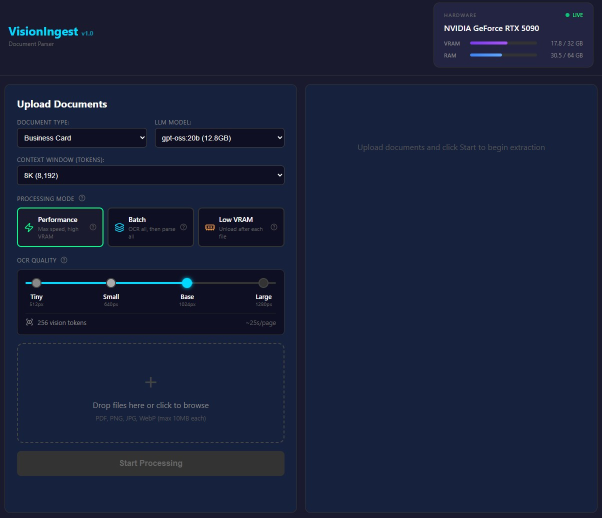
#> input picture assets/app_1.jpg, 1203 x 1035 px (shown at 1/2 size)
$ python -i preprocessor.py   (imports and definitions only)
#> lines starting #> are read from the running program, lines starting #| are printed output that depends on the picture; after the words box and inside, x2 and y2 are one past the last pixel; in counts of white or black regions, pixels touching at a corner belong together
"""Light image preprocessing for OCR quality improvement."""
import cv2
import numpy as np
from pathlib import Path
from loguru import logger


def detect_skew_angle(image: np.ndarray) -> float:
    """Detect skew angle of document using Hough transform."""
    try:
        # Convert to grayscale for edge detection only
        if len(image.shape) == 3:
            gray = cv2.cvtColor(image, cv2.COLOR_BGR2GRAY)
        else:
            gray = image

        # Edge detection
        edges = cv2.Canny(gray, 50, 150, apertureSize=3)

        # Detect lines
        lines = cv2.HoughLinesP(
            edges, 1, np.pi/180,
            threshold=100,
            minLineLength=100,
            maxLineGap=10
        )

        if lines is None or len(lines) == 0:
            return 0.0

        # Calculate angles
        angles = []
        for line in lines:
            x1, y1, x2, y2 = line[0]
            if x2 - x1 != 0:
                angle = np.degrees(np.arctan2(y2 - y1, x2 - x1))
                # Only consider near-horizontal lines (text lines)
                if abs(angle) < 45:
                    angles.append(angle)

        if not angles:
            return 0.0

        # Return median angle (robust to outliers)
        return float(np.median(angles))

    except Exception as e:
        logger.warning(f"Skew detection failed: {e}")
        return 0.0


# [26 lines left out: function rotate_image, not called in this run]


def is_low_contrast(image: np.ndarray, threshold: float = 0.2) -> bool:
    """Check if image has low contrast."""
    if len(image.shape) == 3:
        gray = cv2.cvtColor(image, cv2.COLOR_BGR2GRAY)
    else:
        gray = image

    # Calculate contrast ratio
    min_val, max_val = gray.min(), gray.max()
    contrast = (max_val - min_val) / 255.0

    return contrast < threshold


# [60 lines left out: function preprocess_image, not called in this run]


def preprocess_image_memory(img: np.ndarray) -> np.ndarray:
    """
    In-memory preprocessing for when we already have numpy array.
    Returns preprocessed image without file I/O.
    """
    original_shape = img.shape

    # 1. Deskew if needed
    angle = detect_skew_angle(img)
    if abs(angle) > 1.0:
        img = rotate_image(img, angle)

    # 2. Upscale if too small
    h, w = img.shape[:2]
    min_dimension = 1024
    if max(h, w) < min_dimension:
        scale = min_dimension / max(h, w)
        new_w = int(w * scale)
        new_h = int(h * scale)
        img = cv2.resize(img, (new_w, new_h), interpolation=cv2.INTER_CUBIC)

    # 3. Light contrast boost if needed
    if is_low_contrast(img):
        img = cv2.convertScaleAbs(img, alpha=1.1, beta=5)

    return img

>>> import cv2
>>> picture = cv2.imread('../assets/app_1.jpg')
#> picture is the input picture: shape (1035, 1203, 3); mean B, G, R 57.3, 32.8, 24.6
>>> result = preprocess_image_memory(picture)
#> in detect_skew_angle, `gray = cv2.cvtColor(image, cv2.COLOR_BGR2GRAY)`:
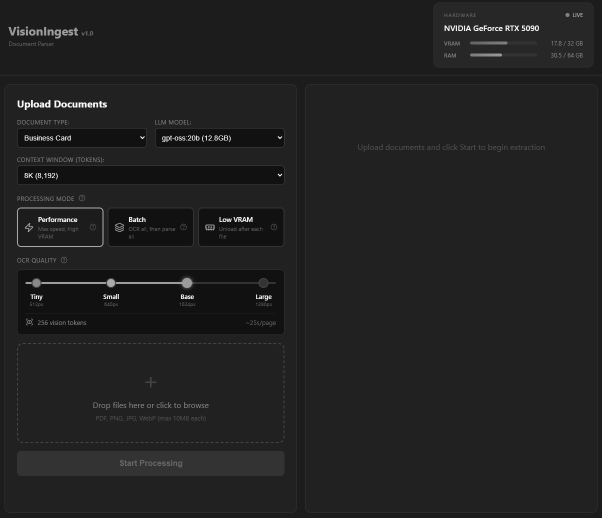
#> gray: shape (1035, 1203) (shown at 1/2 size); min 2, max 255, mean 33.2
#> in detect_skew_angle, `edges = cv2.Canny(gray, 50, 150, apertureSize=3)`:
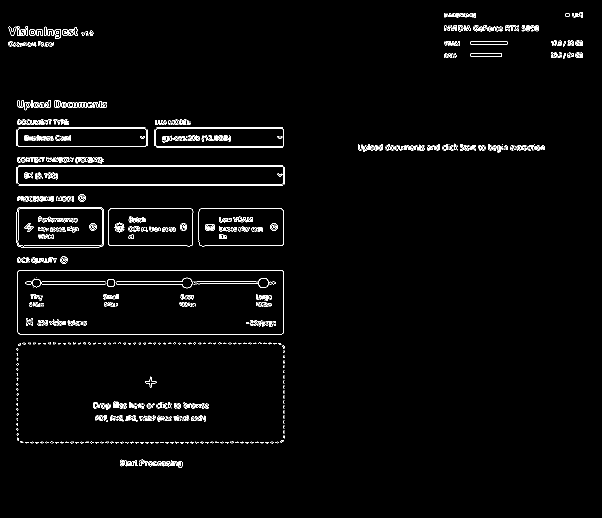
#> edges: shape (1035, 1203) (shown at 1/2 size); 2.1% white in thin lines or dots, all inside (x1, y1, x2, y2) = (17, 25, 1166, 936)
#> in detect_skew_angle, `lines = cv2.HoughLinesP( edges, 1, np.pi/180, threshold=100, minLineLe..`: lines = 71 rows, first 6: [313, 293, 564, 293], [37, 332, 565, 332], [39, 540, 563, 540], [37, 330, 565, 330], [39, 668, 563, 668], [37, 370, 565, 370]
#> the loop in detect_skew_angle, `for line in lines:` made 71 passes
#> (x1, y1, x2, y2, angle) on passes 1 to 12: (313, 293, 564, 293, 0), (37, 332, 565, 332, 0), (39, 540, 563, 540, 0), (37, 330, 565, 330, 0), (39, 668, 563, 668, 0), (37, 370, 565, 370, 0), (313, 257, 565, 257, 0), (38, 368, 568, 368, 0), (229, 563, 364, 563, 0), (37, 255, 290, 255, 0), (35, 491, 205, 491, 0), (313, 295, 565, 295, 0)
#> (x1, y1, x2, y2) on passes 14, 16, 34, 54: (567, 664, 567, 544), (35, 664, 35, 543), (33, 868, 33, 697), (34, 879, 34, 696)
#> after the loop in detect_skew_angle, `for line in lines:`: angles = 66 values, max 2.02 at index 25, min -2.03 at index 43, mean 0.0807
#> in preprocess_image_memory, `angle = detect_skew_angle(img)`: angle = 0
#> in is_low_contrast, `min_val, max_val = gray.min(), gray.max()`: min_val = 2; max_val = 255
#> in is_low_contrast, `contrast = (max_val - min_val) / 255.0`: contrast = 0.992

$ run again, on assets/app_2.jpg
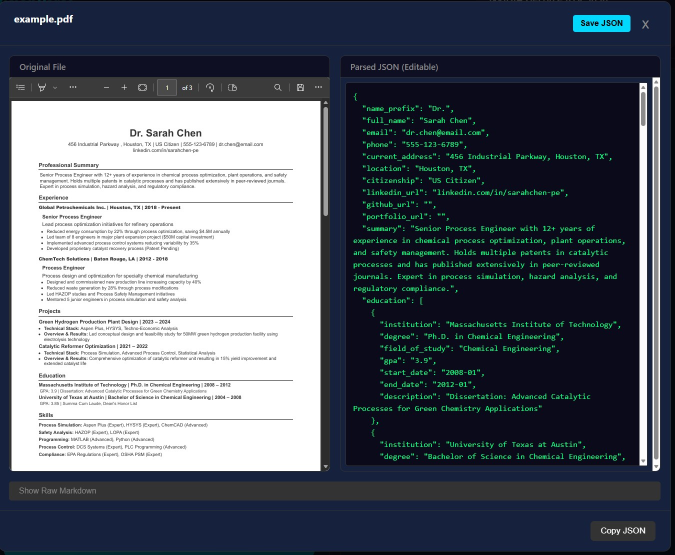
#> input picture assets/app_2.jpg, 1350 x 1110 px (shown at 1/2 size)
#> picture is the input picture: shape (1110, 1350, 3); mean B, G, R 108.7, 98.4, 92
#> in detect_skew_angle, `gray = cv2.cvtColor(image, cv2.COLOR_BGR2GRAY)`:
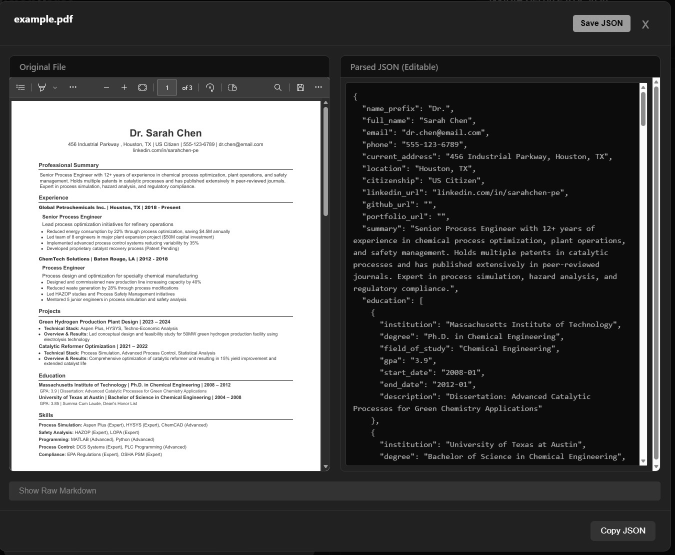
#> gray: shape (1110, 1350) (shown at 1/2 size); min 0, max 255, mean 97.6
#> in detect_skew_angle, `edges = cv2.Canny(gray, 50, 150, apertureSize=3)`:
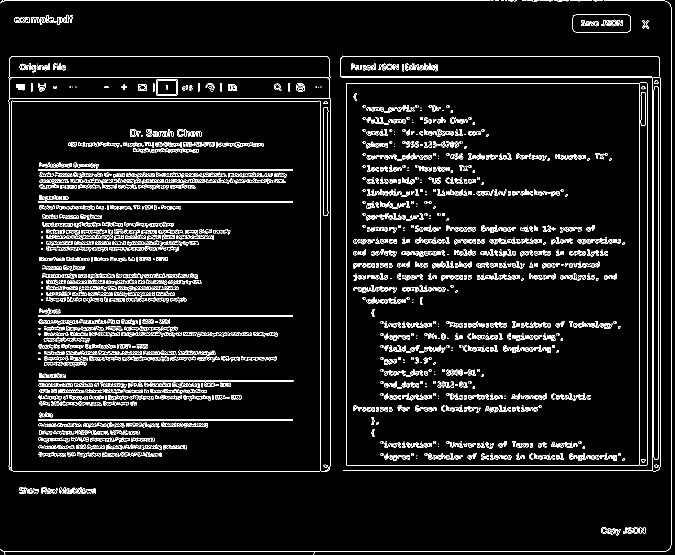
#> edges: shape (1110, 1350) (shown at 1/2 size); 6.3% white in thin lines or dots
#> lines = 321 rows, first 6: [7, 1103, 1329, 1103], [4, 1, 1329, 1], [1342, 1090, 1342, 14], [25, 112, 653, 112], [1317, 911, 1317, 180], [692, 929, 692, 167]
#> the loop in detect_skew_angle, `for line in lines:` made 321 passes
#> (x1, y1, x2, y2, angle) on passes 1, 2, 4, 11, 15, 17, 18, 19: (7, 1103, 1329, 1103, 0), (4, 1, 1329, 1, 0), (25, 112, 653, 112, 0), (681, 153, 1303, 153, 0), (26, 942, 654, 942, 0), (683, 155, 1303, 155, 0), (687, 941, 1315, 941, 0), (19, 196, 659, 196, 0)
#> after the loop in detect_skew_angle, `for line in lines:`: angles = 306 values, max 2.99 at index 280, min -3.58 at index 150, mean 0.0695
#> in preprocess_image_memory, `angle = detect_skew_angle(img)`: angle = 0
#> max_val = 255
#> contrast = 1
